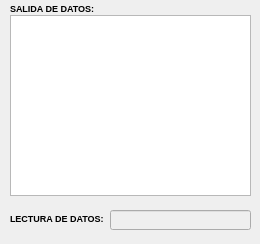
<?xml version="1.0" encoding="UTF-8"?>
<ui version="4.0">
 <class>ConsolaProceso</class>
 <widget class="QDialog" name="ConsolaProceso">
  <property name="geometry">
   <rect>
    <x>0</x>
    <y>0</y>
    <width>260</width>
    <height>244</height>
   </rect>
  </property>
  <property name="sizePolicy">
   <sizepolicy hsizetype="Fixed" vsizetype="Fixed">
    <horstretch>0</horstretch>
    <verstretch>0</verstretch>
   </sizepolicy>
  </property>
  <property name="minimumSize">
   <size>
    <width>260</width>
    <height>244</height>
   </size>
  </property>
  <property name="maximumSize">
   <size>
    <width>260</width>
    <height>244</height>
   </size>
  </property>
  <property name="windowTitle">
   <string>Dialog</string>
  </property>
  <property name="layoutDirection">
   <enum>Qt::LeftToRight</enum>
  </property>
  <widget class="QTextEdit" name="display">
   <property name="geometry">
    <rect>
     <x>10</x>
     <y>15</y>
     <width>241</width>
     <height>181</height>
    </rect>
   </property>
  </widget>
  <widget class="QLineEdit" name="input">
   <property name="enabled">
    <bool>false</bool>
   </property>
   <property name="geometry">
    <rect>
     <x>110</x>
     <y>210</y>
     <width>141</width>
     <height>20</height>
    </rect>
   </property>
  </widget>
  <widget class="QLabel" name="label">
   <property name="geometry">
    <rect>
     <x>10</x>
     <y>210</y>
     <width>116</width>
     <height>16</height>
    </rect>
   </property>
   <property name="font">
    <font>
     <family>Arial</family>
     <pointsize>7</pointsize>
     <weight>75</weight>
     <bold>true</bold>
    </font>
   </property>
   <property name="text">
    <string>LECTURA DE DATOS:</string>
   </property>
  </widget>
  <widget class="QLabel" name="label_2">
   <property name="geometry">
    <rect>
     <x>10</x>
     <y>0</y>
     <width>131</width>
     <height>16</height>
    </rect>
   </property>
   <property name="font">
    <font>
     <family>Arial</family>
     <pointsize>7</pointsize>
     <weight>75</weight>
     <bold>true</bold>
    </font>
   </property>
   <property name="text">
    <string>SALIDA DE DATOS:</string>
   </property>
  </widget>
 </widget>
 <resources/>
 <connections/>
</ui>
